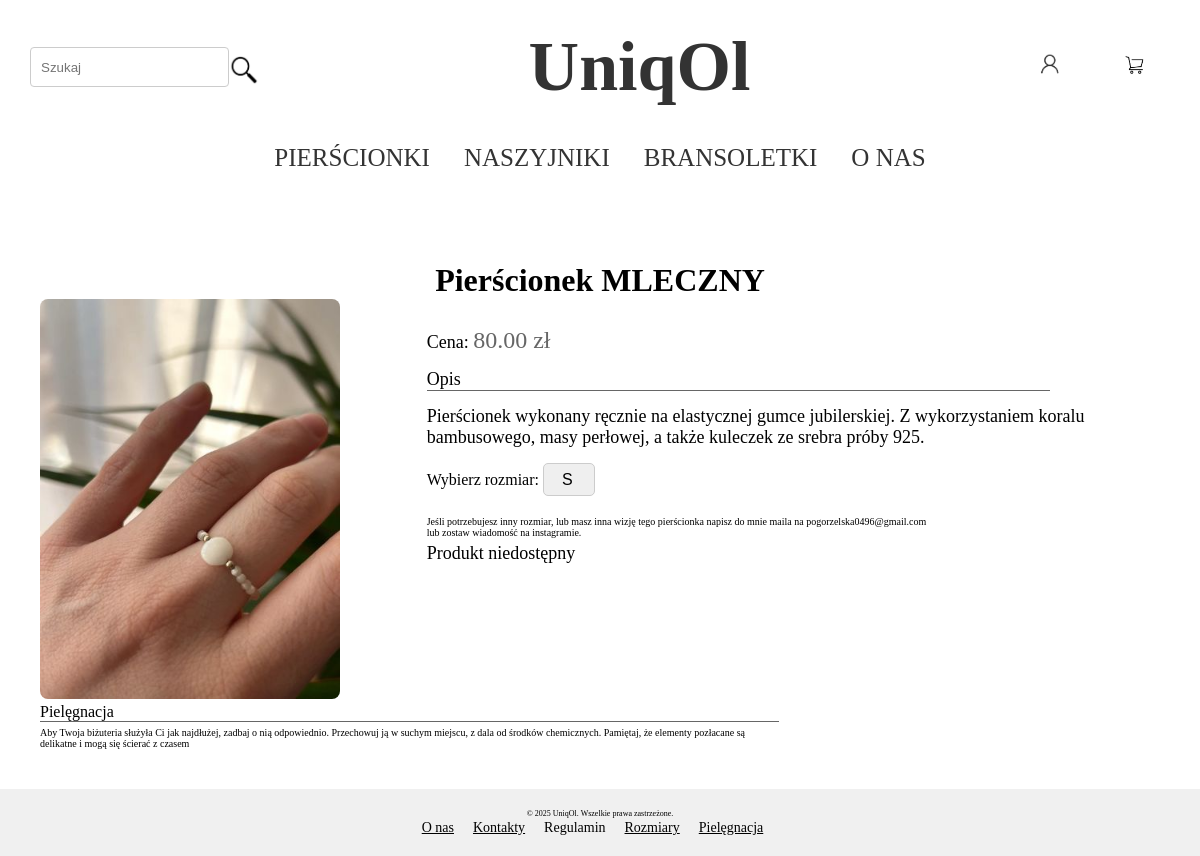
/product/1/, run on the app's committed database.
### shop/models.py (models this page shows, shortened)
class Category(models.Model):
    name = models.CharField(max_length=100)

class Product(models.Model):
    name = models.CharField(max_length=100)
    category = models.ForeignKey(Category, on_delete=models.CASCADE)
    price = models.DecimalField(max_digits=10, decimal_places=2)
    stock = models.IntegerField(null=True)
    description = models.TextField()
    size = models.CharField(choices=SIZE, max_length=1, blank=True, null=True)

class ProductImages(models.Model):
    product = models.ForeignKey(Product, on_delete=models.CASCADE)
    image = models.ImageField(upload_to='uploads/')

### shop/views.py (the view)
# urls.py: path('product/<int:pk>/', views.ProductView.as_view(), name='product_details'),
class ProductView(DetailView):
    model = Product
    template_name = 'shop/product_detail.html'
    def get_context_data(self, **kwargs):
        context = super().get_context_data(**kwargs)
        categories = Category.objects.all()
        if self.request.user.is_authenticated:
            cart = Cart.objects.filter(user=self.request.user).first()
        else:
            cart = None  # lub: cart = Cart.objects.none()
        context['images'] = ProductImages.objects.filter(product=self.object)
        context['SIZE'] = SIZE
        context['categories'] = categories
        context['banner_hide'] = True
        return context

### shop/templates/shop/product_detail.html (shortened to what this page needs)
{%  extends 'shop/base.html' %}
{% block content %}
    <div class="product-detail-container">
        <h1 class="product-name">{{product.name}}</h1>
        <div class="product-info">
            <div class="product-images">
            {% for image in images %}
                <img src="{{ image.image.url }}" alt="{{ product.name }}"/>
            {% endfor %}
            </div>
            <div class="product-description">
                <br>
                <p><span class="price-label">Cena:</span> <span class="product-price">{{ product.price }} zł</span></p>
                <p class="border-under1">Opis </p>
                <p>{{product.description}}</p>
                <form method="post" action="{% url 'add_to_cart' product.pk %}">
                    {% if product.category.name == "PIERŚCIONKI" %}
                        <label for="size">Wybierz rozmiar:</label>
                        <select name="size" id="size" required>
                            {% for size in SIZE %}
                                <option value="{{ size.0 }}">{{ size.1 }}</option>
                            {% endfor %}
                        </select>
                        <p class="note"> Jeśli potrzebujesz inny rozmiar, lub masz inna wizję tego pierścionka napisz do mnie maila na pogorzelska0496@gmail.com <br> lub zostaw wiadomość na instagramie.</p>
                    {% endif %}
                    {% if product.stock == 0 %}
                         <p>Produkt niedostępny</p>
                    {% else %}
                    <br>
                        <button type="submit">Dodaj do koszyka</button>
                    {% endif %}
                </form>
            </div>
        </div>
        <p class="border-under2">Pielęgnacja</p>
        <p class="note-2">Aby Twoja biżuteria służyła Ci jak najdłużej, zadbaj o nią odpowiednio. Przechowuj ją w suchym miejscu, z dala od środków chemicznych.
        Pamiętaj, że elementy pozłacane są delikatne i mogą się ścierać z czasem </p>
    </div>
{% endblock %}

### shop/templates/shop/base.html (shortened to what this page needs)
<!DOCTYPE html>
{% load static %}
<html lang="en">
<head>
    <link rel="stylesheet" href="{% static 'shop/css/base.css' %}">
</head>
<body>
    <header class ="header-container">
        <div class="search-container">
            <form action="{% url 'search' %}" method="post">
                <input type="text" name="search" placeholder="Szukaj" required>
                <button type="submit" class="search-button">
                    <img src="{% static 'shop/img/search.png' %}" alt="Szukaj">
                </button>
            </form>
        </div>
        <div class="logo-container">
            <a href="{% url 'main_view' %}">
                <h1>UniqOl</h1>
            </a>
        </div>
        <div class="auth-cart-container">
            <div class="cart-container">
                {% if user.is_authenticated and cart%}
                <a href="{% url 'cart_details' cart.pk %}">
                    <img src="{% static 'shop/img/cart-ikon.png' %}" alt="Cart">
                </a>
                {% else %}
                    <a href="{% url 'login_view' %}">
                        <img src="{% static 'shop/img/cart-ikon.png' %}" alt="Cart">
                    </a>
                {% endif %}
            </div>
            <div class="login-container">
                {% if user.is_authenticated %}
                <div class="user-dropdown">
                    <a href="javascript:void(0)">
                        <img src="{% static 'shop/img/login-ikon.png' %}" alt="User">
                    </a>
                    <div class="dropdown-menu">
                        <a href="{% url 'user_details' user.pk %}">Konto</a>
                        <a href="{% url 'user_orders' user.pk %}">Zamówienia</a>
                        <a href="{% url 'logout' %}">Wyloguj</a>
                    </div>
                </div>
                {% else %}
                    <a href="{% url 'login_view' %}">
                        <img src="{% static 'shop/img/login-ikon.png' %}" alt="User">
                    </a>
                {% endif %}
            </div>
        </div>
</header>
    <nav class="categories-menu">
    <ul>
        {% for category in categories %}
            <li><a href="{% url 'products_list' category.pk %}">{{ category.name }}</a></li>
        {% endfor %}
            <li><a href="{% url 'about_us' %}">O NAS</a></li>
    </ul>
    </nav>
    <main>
    {% block content %}
    {% endblock %}
    </main>
<footer>
            <p>&copy; 2025 UniqOl. Wszelkie prawa zastrzeżone.</p>
        <div id="footer-links">
            <ul>
                <li><a href="{% url 'about_us' %}">O nas</a></li>
                <li><a href="{% url 'contact' %}">Kontakty</a></li>
                <li>Regulamin</li>
                <li><a href="{% url 'sizes' %}">Rozmiary</a></li>
                <li><a href="{% url 'care' %}">Pielęgnacja</a></li>
            </ul>
        </div>
</footer>
</body>
</html>

### static/shop/css/base.css (style rules this page uses)
* { margin: 0; padding: 0; box-sizing: border-box; }
html, body { font-family: Times New Roman,sans-serif; height: 100%; display: flex; flex-direction: column; }
main { font-family: Times New Roman,sans-serif; flex: 1; }
footer { font-family: Times New Roman,sans-serif; margin-top: auto; }
footer li { color: black; }
footer a { color: black; }
.header-container { display: flex; justify-content: space-between; align-items: center; padding: 10px; margin-left: 20px; }
.search-container form { display: flex; flex: 1; align-items: center; justify-content: center; width: 100%; }
.search-container input[type="text"] { padding: 10px; border: 1px solid #ccc; border-radius: 4px; flex: 1; height: 40px; line-height: 1.5; }
.search-container .search-button { display: flex; background: none; border: none; cursor: pointer; height: 40px; padding: 0; }
.search-container .search-button img { width: 30px; height: 30px; vertical-align: middle; }
.logo-container { flex-grow: 1; text-align: center; }
.logo-container h1 { font-family: fantasy; font-size: 70px; margin: 0; color: #333; text-decoration: none; }
.logo-container a { text-decoration: none; color: #333; }
.auth-cart-container { display: flex; align-items: center; justify-content: flex-end; flex-direction: row-reverse; }
.auth-cart-container a { margin-left: 15px; }
.cart-container { margin-right: 20px; }
.cart-container img, .user-dropdown img { width: 30px; height: 30px; object-fit: contain; display: inline-block; }
.auth-cart-container .login-container img { width: 30px; height: 30px; object-fit: contain; }
.auth-cart-container .cart-container img { width: 30px; height: 30px; object-fit: contain; }
.categories-menu { display: flex; justify-content: center; padding: 10px 0 ; }
.categories-menu ul { list-style-type: none; padding: 0; margin: 0; }
.categories-menu ul li { display: inline-block; margin: 0 15px; }
.categories-menu ul li a { text-decoration: none; color: #333; font-size: 25px; }
footer { background-color: #f0f0f0; padding: 20px; text-align: center; }
footer p { font-size: 8px !important; }
#footer-links ul { list-style-type: none; padding: 0; }
#footer-links ul li { display: inline; margin-right: 15px; font-size: 14px; }
.product-detail-container { padding: 40px; }
.product-name { text-align: center; }
.product-info { display: flex; gap: 20px; align-items: flex-start; }
.product-images { flex: 1; }
.product-images img { width: 100%; max-width: 300px; height: auto; object-fit: cover; border-radius: 8px; }
.product-description { flex: 2; display: flex; flex-direction: column; gap: 10px; }
.product-description p { margin: 0; font-size: 18px; }
.price-label { color: black; }
.product-price { font-size: 24px; color: #666666; }
.product-info p { margin-bottom: 5px; }
button { background-color: #666666; color: white; padding: 12px 17px; font-size: 16px; border: none; border-radius: 5px; cursor: pointer; margin-top: 15px; }
select { padding: 7px 18px; font-size: 16px; border-radius: 5px; border: 1px solid #ccc; appearance: none; background-size: 15px; margin-bottom: 20px; }
.note { font-size: 10px !important; color: black; }
.note-2 { font-size: 10px !important; color: black; width: 66%; margin-top: 5px; }
.border-under1 { border-bottom: 0.5px solid #666666; width: 85%; margin: 0 auto 0 0; }
.border-under2 { border-bottom: 0.5px solid #666666; width: 66%; margin: 0 auto 0 0; }
.cart-container { margin: 20px; padding: 20px; }

### data on the page
Category: name "PIERŚCIONKI"
Category: name "NASZYJNIKI"
Category: name "BRANSOLETKI"
Product: name "Pierścionek MLECZNY", price "80.00", description "Pierścionek wykonany ręcznie na elastycznej gumce jubilerskiej. Z wykorzystaniem koralu bambusowego, masy perłowej, a także kuleczek ze srebra próby 925."
ProductImages: image (picture)

### other printed values
form field size "S"
